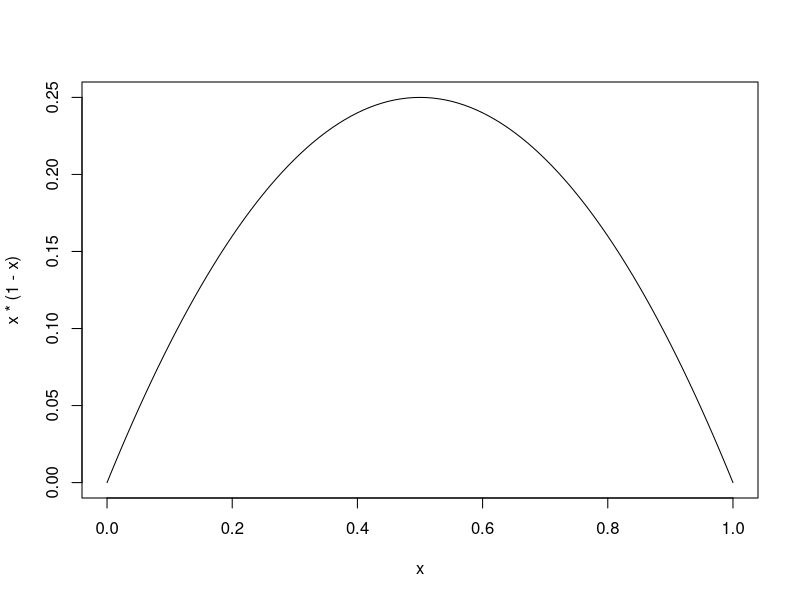
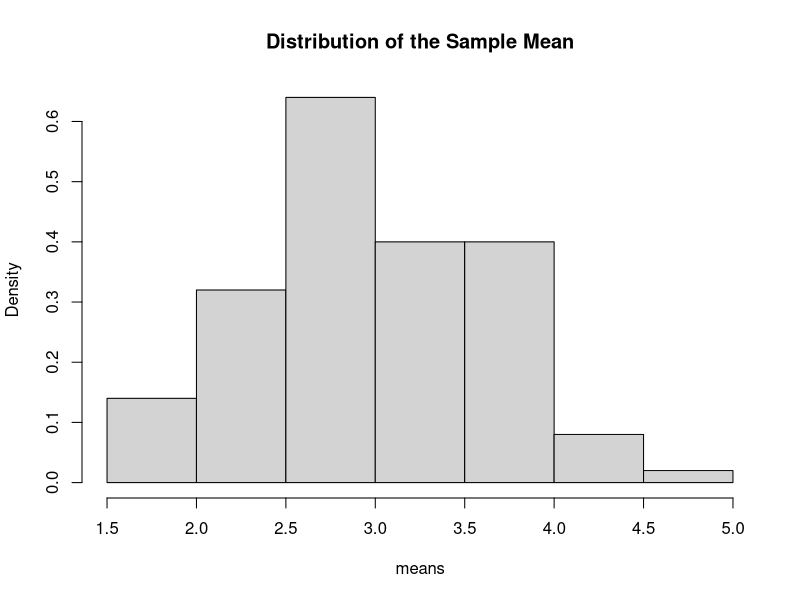
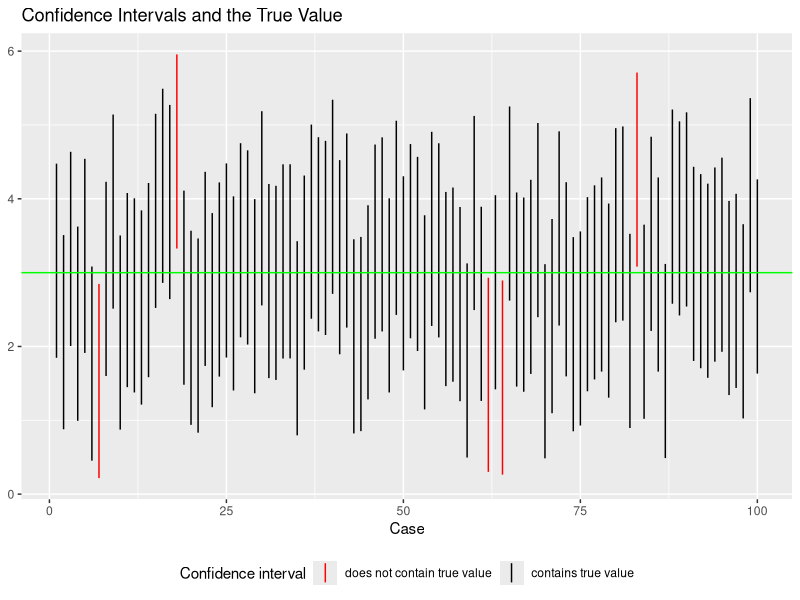
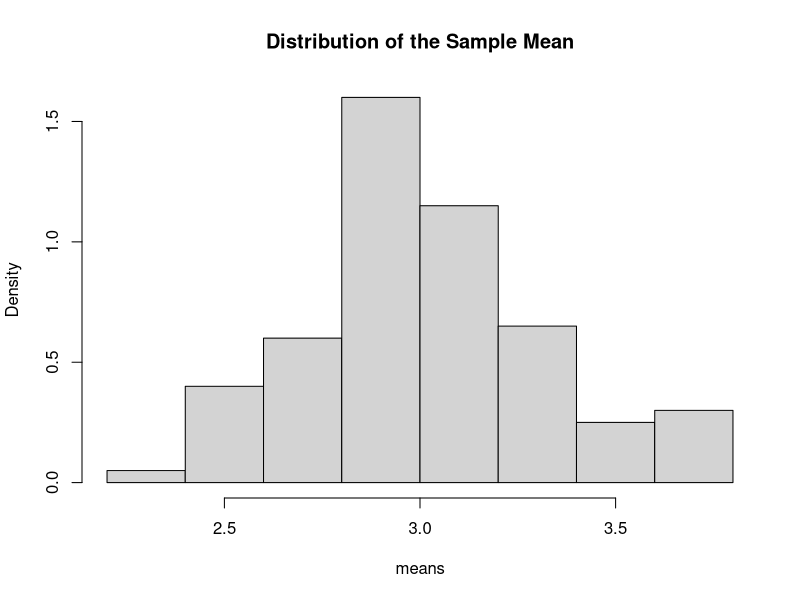
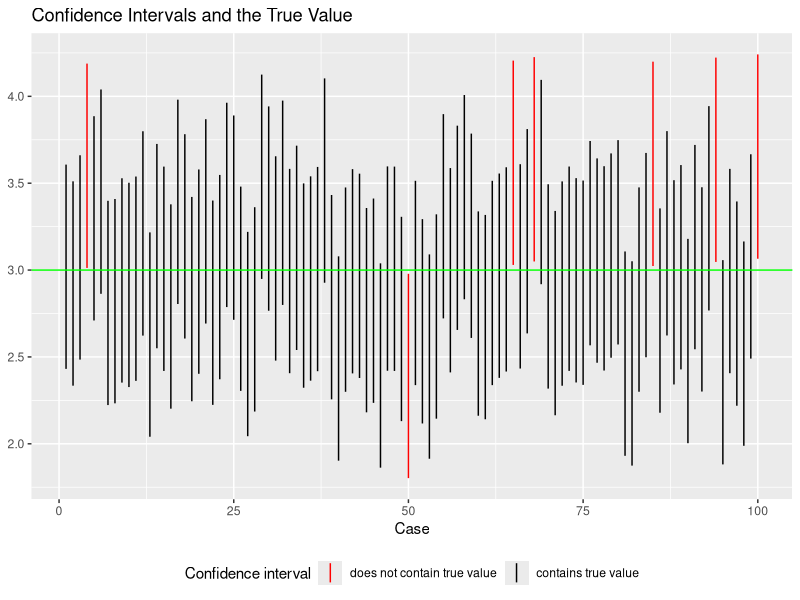

R code for these plots, in order:
## ---- chunk 1
set.seed(1122021) 
## ---- chunk 2
dbinom(0,150,0.007)
dpois(0,150*0.007)
## ---- chunk 3
1-pbinom(2,150,0.007)
1-ppois(2,150*0.007)
## ---- chunk 4
1-pbinom(13,32625,0.0005)
## ---- chunk 5
1-ppois(13,32625*0.0005)
## ---- chunk 6
pnorm(10,12,3)
## ---- chunk 7
pnorm(14,12,3)
## ---- chunk 8
pnorm(16,12,3)
## ---- chunk 9
1-pnorm(10,12,3)
## ---- chunk 10
1-pnorm(9,12,3)
## ---- chunk 11
pnorm(11,12,3)-pnorm(9,12,3)
## ---- chunk 12
pnorm(14,12,3)-pnorm(11,12,3)
## ---- chunk 13
qnorm(0.25,12,3)
## ---- chunk 14
qnorm(0.95,12,3)
## ---- chunk 15
pnorm(8,6,2)
## ---- chunk 16
pnorm(8,6,2,FALSE)
## ---- chunk 17
pnorm(8,6,2)-pnorm(6,6,2)
## ---- chunk 18
pnorm(0,6,2)
## ---- chunk 19
qnorm(0.25,6,2,FALSE)
## ---- chunk 20
qnorm(0.75,6,2,FALSE)
## ---- chunk 21
pnorm(500,450,100) - pnorm(400,450,100)
## ---- chunk 22
pnorm(480,450,100,lower.tail=FALSE)
## ---- chunk 23
qnorm(0.1,450,100,lower.tail=FALSE)
## ---- chunk 24
1-pnorm(480,450,sqrt(500))
## ---- chunk 25
format((pnorm(480,450,100))^20,scientific=FALSE)
## ---- chunk 26
print(1-(1-pnorm(480,450,100))^20,digits=10)
## ---- chunk 27
pnorm(26,25,0.5)-pnorm(24,25,0.5)
## ---- chunk 28
pnorm(2600,2500,5)-pnorm(2400,2500,5)
## ---- chunk 29
18-0.6*qnorm(0.02)
## ---- chunk 30
qnorm(0.14)
## ---- chunk 31
(15.15-15.28)/qnorm(0.14)
## ---- chunk 32
(80*qnorm(0.95) - 85*qnorm(0.8))/(qnorm(0.95) - qnorm(0.8))
## ---- chunk 33
(85 - 80)/(qnorm(0.95) - qnorm(0.8))
## ---- chunk 34
-qnorm(0.025,mean=0,sd=sqrt(240))
## ---- chunk 35
(-3*qnorm(0.025)/0.3)^2
## ---- chunk 36
(-10*qnorm(0.025)*sqrt(0.24))^2
## ---- chunk 37
(10*qnorm(0.95)*sqrt(0.24))^2
## ---- chunk 38
(-5*qnorm(0.05)*sqrt(0.24))^2
## ---- chunk 39
check.prob <- function(N){
  (1-pbinom(q=N %/% 5 + ifelse(N %% 5 == 0,-1,0), size=N, prob=0.4)) >= 0.95
}
print(first.good.N <- match(TRUE,sapply(1:20,check.prob)))
## ---- chunk 40
1-pbinom(0.2*17,17,0.4)
1-pbinom(0.2*16,16,0.4)
1-pbinom(0.2*11,11,0.4)
1-pbinom(0.2*10-1,10,0.4)
1-pbinom(0.2*9,9,0.4)
## ---- chunk 41
(10*qnorm(0.99))^2
## ---- chunk 42
earnings <- c(-99750, -99500, -99250, -99000, -98750, 1250)
probabilities <- c(.00183,.00186,.00189,.00191,.00193,NA)
probabilities[is.na(probabilities)] <- 1-sum(probabilities,na.rm=TRUE)
probabilities
mean.earnings <- sum(earnings*probabilities)
## ---- chunk 43
var.earnings <- sum(earnings^2*probabilities) - mean.earnings^2
alpha <- c(0.01,0.001,0.000001)
ceiling((-qnorm(alpha)*sqrt(var.earnings)/mean.earnings)^2)
## ---- chunk 44
curve(x*(1-x),0,1)
## ---- chunk 45
(qnorm(0.975)/0.02)^2 * 0.25
## ---- chunk 46
z.conf.int<-function(sample.mean,sigma,n,level=0.95){ 
  margin<-sigma*qnorm(1-(1-level)/2)/sqrt(n); 
  c(sample.mean-margin,sample.mean+margin)
}
z.conf.int(72,12,100)
## ---- chunk 47
water<-scan("water.csv",sep=",")
z.conf.int(mean(water),0.707,length(water))
## ---- chunk 48
mu <- 3
sigma <- 3
sample.size <- 20
smpl.20 <- rnorm(sample.size,mu,sigma)
## ---- chunk 49
mu_hat <- mean(smpl.20)
mu_hat
## ---- chunk 50
z.conf.int(mu_hat,sigma,length(smpl.20))
## ---- chunk 51
z.conf.int(mu_hat,sigma,length(smpl.20),0.9)
z.conf.int(mu_hat,sigma,length(smpl.20),0.99)
## ---- chunk 52
n.samples <- 100
samples <- rnorm(n.samples*sample.size,mu,sigma)
means <- apply(matrix(samples,ncol=sample.size),1,mean)
hist(means,freq=FALSE,main="Distribution of the Sample Mean")
## ---- chunk 53
conf.ints.matrix <- t(sapply(means,function(x){z.conf.int(x,sigma,sample.size)}))
conf.ints <- setNames(as.data.frame(conf.ints.matrix),c("Low","High"))
conf.ints$Case <- 1:nrow(conf.ints)
does.contain.true.value <- function(interval,value){
  (interval[1] <= value) & (value <= interval[2]) 
}
conf.ints$Is.Good <- apply(conf.ints.matrix,1,does.contain.true.value,value=mu)
paste0(mean(!conf.ints$Is.Good)*100,"% of confidence intervals do not contain the true value.")
## ---- chunk 54
library(ggplot2)
ggplot(data=conf.ints) + geom_linerange(aes(x=Case,ymin=Low,ymax=High,colour=Is.Good)) + 
  scale_colour_manual(name="Confidence interval",
                      values=c("FALSE"="red","TRUE"="black"),
                      labels=c("FALSE"="does not contain true value","TRUE"="contains true value")) + 
  theme(legend.position="bottom") + 
  geom_hline(yintercept=mu,colour="green") + 
  ggtitle("Confidence Intervals and the True Value")
## ---- chunk 55
sample.size <- 100
smpl.100 <- rnorm(sample.size,mu,sigma)
print(mu_hat <- mean(smpl.100))
z.conf.int(mu_hat,sigma,length(smpl.100))
z.conf.int(mu_hat,sigma,length(smpl.100),0.9)
z.conf.int(mu_hat,sigma,length(smpl.100),0.99)
## ---- chunk 56
samples <- rnorm(n.samples*sample.size,mu,sigma)
means <- apply(matrix(samples,ncol=sample.size),1,mean)
hist(means,freq=FALSE,main="Distribution of the Sample Mean")
conf.ints.matrix <- t(sapply(means,function(x){z.conf.int(x,sigma,sample.size)}))
conf.ints <- setNames(as.data.frame(conf.ints.matrix),c("Low","High"))
conf.ints$Case <- 1:nrow(conf.ints)
does.contain.true.value <- function(interval,value){
  (interval[1] <= value) & (value <= interval[2]) 
}
conf.ints$Is.Good <- apply(conf.ints.matrix,1,does.contain.true.value,value=mu)
paste0(mean(!conf.ints$Is.Good)*100,"% of confidence intervals do not contain the true value.")
library(ggplot2)
ggplot(data=conf.ints) + geom_linerange(aes(x=Case,ymin=Low,ymax=High,colour=Is.Good)) + 
  scale_colour_manual(name="Confidence interval",
                      values=c("FALSE"="red","TRUE"="black"),
                      labels=c("FALSE"="does not contain true value","TRUE"="contains true value")) + 
  theme(legend.position="bottom") + 
  geom_hline(yintercept=mu,colour="green") + 
  ggtitle("Confidence Intervals and the True Value")
